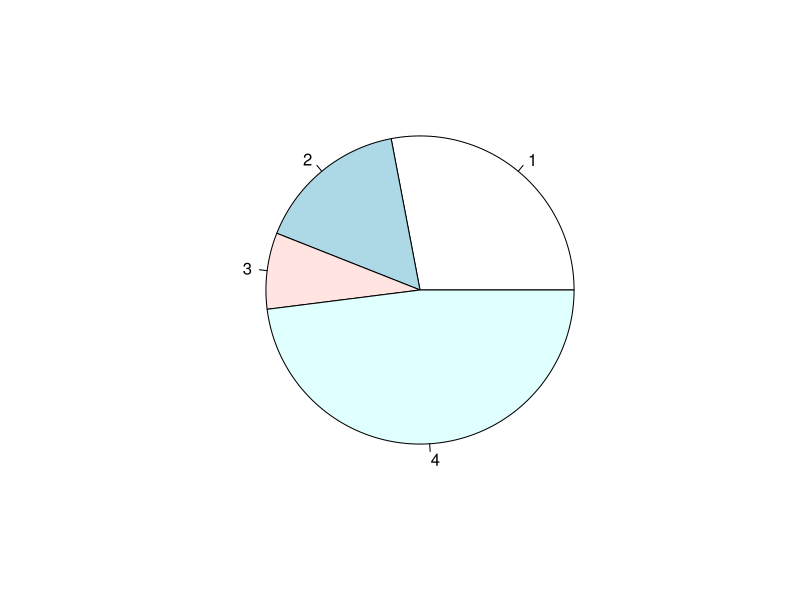
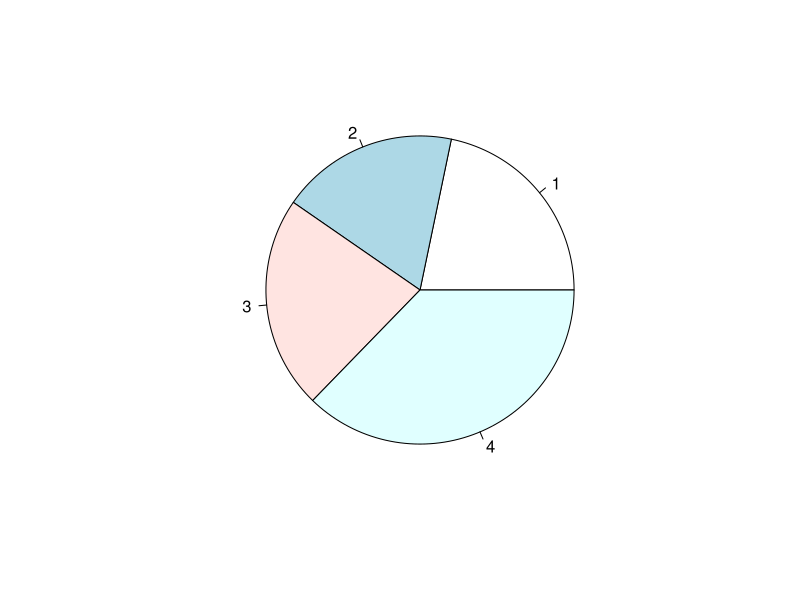
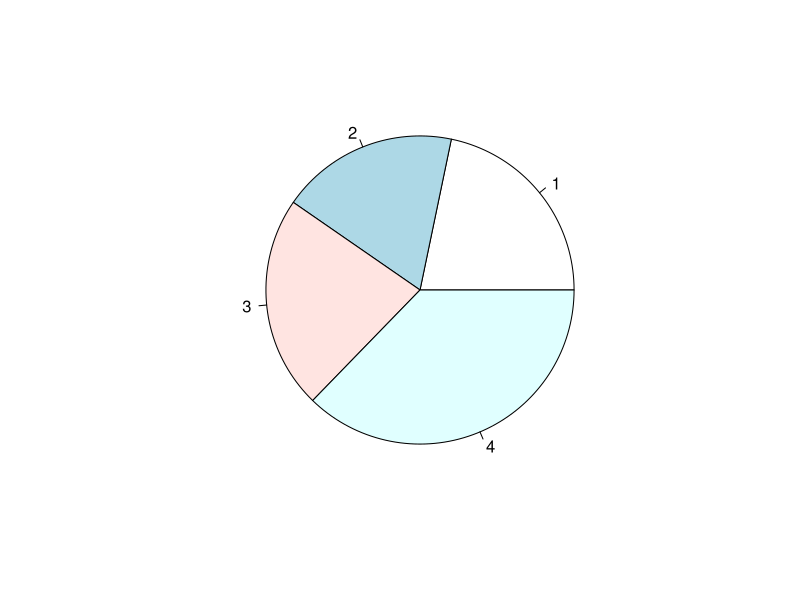
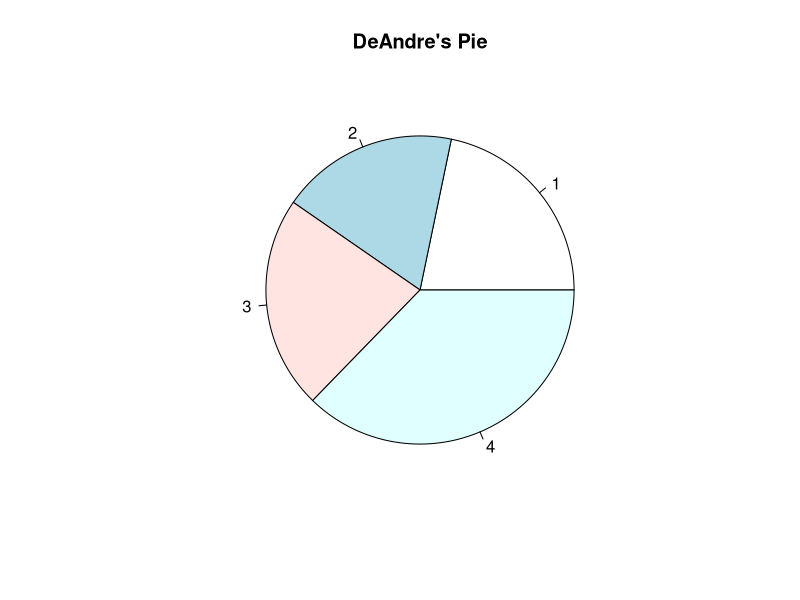
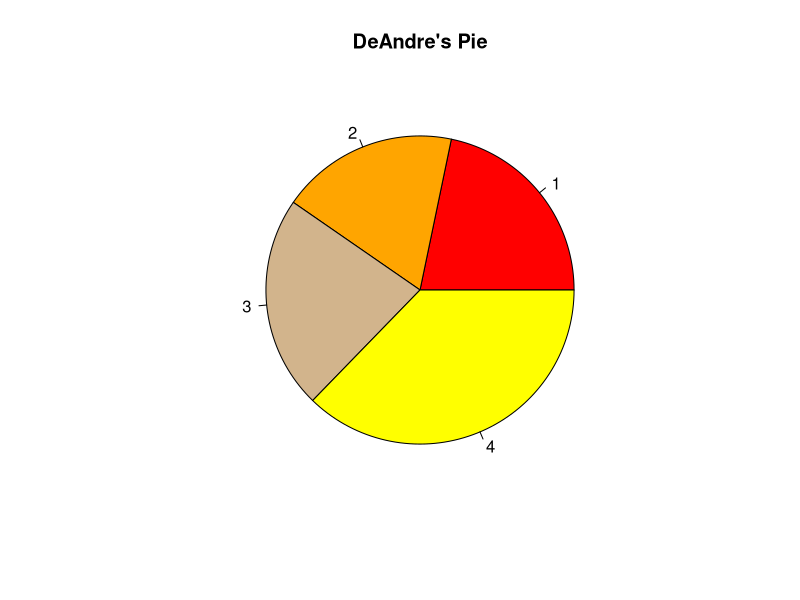
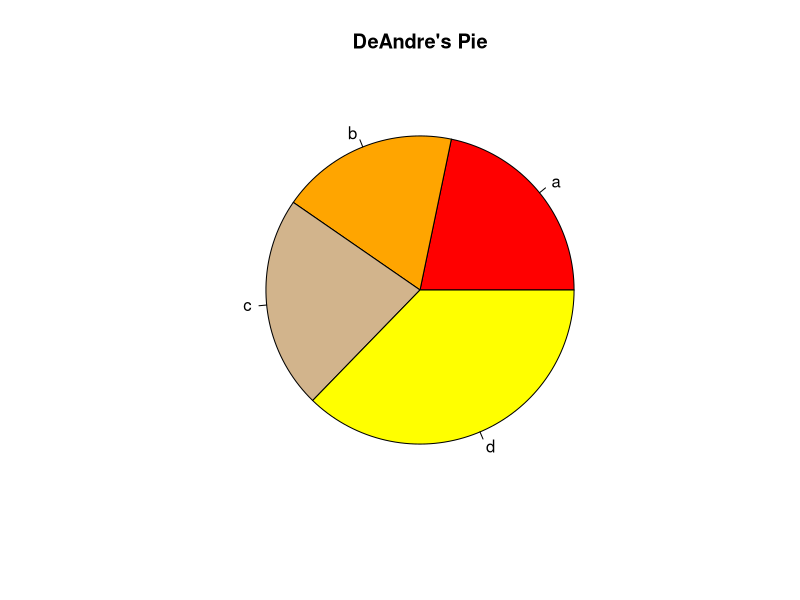
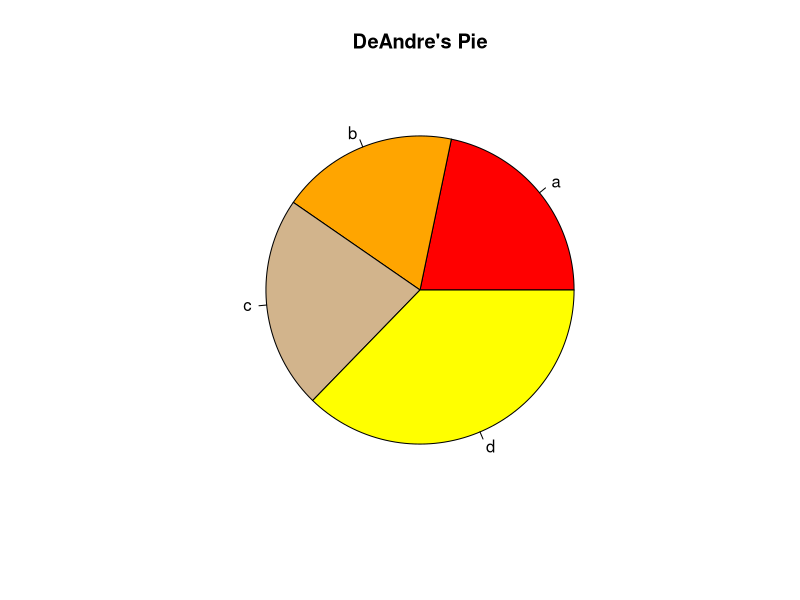
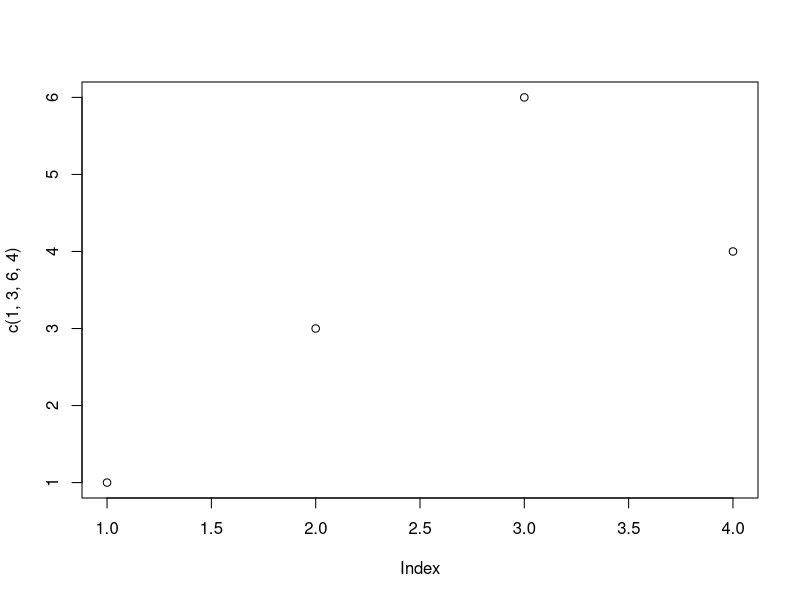

Write the R code that produced these figures, in order.
#
# Author: DeAndre Thomas
# Purpose: Lab 1, Week 1
# IST 719 Information Visualization
# Prof. Gary Krudys
#

pie(c(7, 4, 2, 12))
pie(c(7, 6, 7.2, 12))

x<- c(7, 6, 7.2, 12)
x
pie(x)

pie(x, main = "DeAndre's Pie")

pie(x, main = "DeAndre's Pie", col = c("red", "orange", "tan", "yellow"))

pie(x, main = "DeAndre's Pie", col = c("red", "orange", "tan", "yellow")
  , labels = c("a", "b", "c", "d"))

pie(x
    , main = "DeAndre's Pie"
    , col = c("red", "orange", "tan", "yellow")
    , labels = c("a", "b", "c", "d")
    )

plot(c(1,3,6,4))

plot(c(1,3,6,4), pch = 8)

plot(c(1,3,6,4), pch = 16, col = c("red", "orange", "tan", "yellow"))

plot(c(1,3,6,4), pch = 16, col = c("red", "orange", "tan", "yellow")
     , cex = 3
     )

# Variables

x<- "deandre"
x

x<- rnorm(n = 10)

plot(x)
plot(x, type = "l")
plot(x, type = "p")
plot(x, type = "h")
plot(x, type = "h", lwd = 5)
plot(x, type = "h", lwd = 5, lend = 2)
plot(x, type = "h", lwd = 5, lend = 2, col = "orange")
plot(x, type = "h", lwd = 5, lend = 2, col = "orange"
     , main = "change in net worth"
     , xlab = "time in years"
     , ylab = "in millions"
)
plot(x, type = "h", lwd = 5, lend = 2, col = "orange"
     , main = "change in net worth"
     , xlab = "time in years"
     , ylab = "in millions"
     , bty = "n"
)
par()

par(bg = "white")
plot(x, type = "h", lwd = 20, col = c("blue", "orange")
     , bty = "n", lend = 2)

my.par<- par()
par(my.par)

n<- 27

my.letters<- sample(letters[1:3], size = n, replace = T)

letters[7]
letters[7:9]
letters[c(8, 3, 1)]

my.letters[3]
my.letters[2]
tab<- table(my.letters)

barplot(tab)
barplot(tab, col = "brown")
barplot(tab, col = c("brown", "tan", "orange"))
barplot(tab, col = c("brown", "tan", "orange")
        , names.arg = c("sales", "ops", "it"))
barplot(tab, col = c("brown", "tan", "orange")
        , names.arg = c("sales", "ops", "it"))
barplot(tab, col = c("red", "tan", "orange")
        , names.arg = c("sales", "ops", "it")
        , border = "green")
barplot(tab, col = c("red", "tan", "orange")
        , names.arg = c("sales", "ops", "it")
        , border = "black")
barplot(tab, col = c("red", "tan", "orange")
        , names.arg = c("sales", "ops", "it")
        , border = "white")
barplot(tab, col = c("red", "tan", "orange")
        , names.arg = c("sales", "ops", "it")
        , border = "white"
        , xlab = "departments"
        , ylab = "employees")
barplot(tab, col = c("red", "tan", "orange")
        , names.arg = c("sales", "ops", "it")
        , border = "white"
        , xlab = "departments"
        , ylab = "employees"
        , main = "Company Employees")
barplot(tab, col = c("red", "tan", "orange")
        , names.arg = c("sales", "ops", "it")
        , border = "white"
        , xlab = "departments"
        , ylab = "employees"
        , main = "Company Employees"
        , horiz = TRUE)
barplot(tab, col = c("red", "tan", "orange")
        , names.arg = c("sales", "ops", "it")
        , border = "white"
        , xlab = "departments"
        , ylab = "employees"
        , main = "Company Employees"
        , horiz = TRUE
        , las = 1)
barplot(tab, col = c("red", "tan", "orange")
        , names.arg = c("sales", "ops", "it")
        , border = "white"
        , xlab = "departments"
        , ylab = "employees"
        , main = "Company Employees"
        , horiz = TRUE
        , las = 1
        , density = 20
        , angle = 45)

x<- rnorm(n = 1000, mean = 10, sd = 1)
hist(x, main = "What is the distribution of x?")

boxplot(x, horizontal = T)

x<- rlnorm(n = 1000, meanlog = 1, sdlog =1)

par(mfrow = c(2,1))
boxplot(x, horizontal = T)
hist(x)

hist(x)
hist(log10(x))
x^2



















